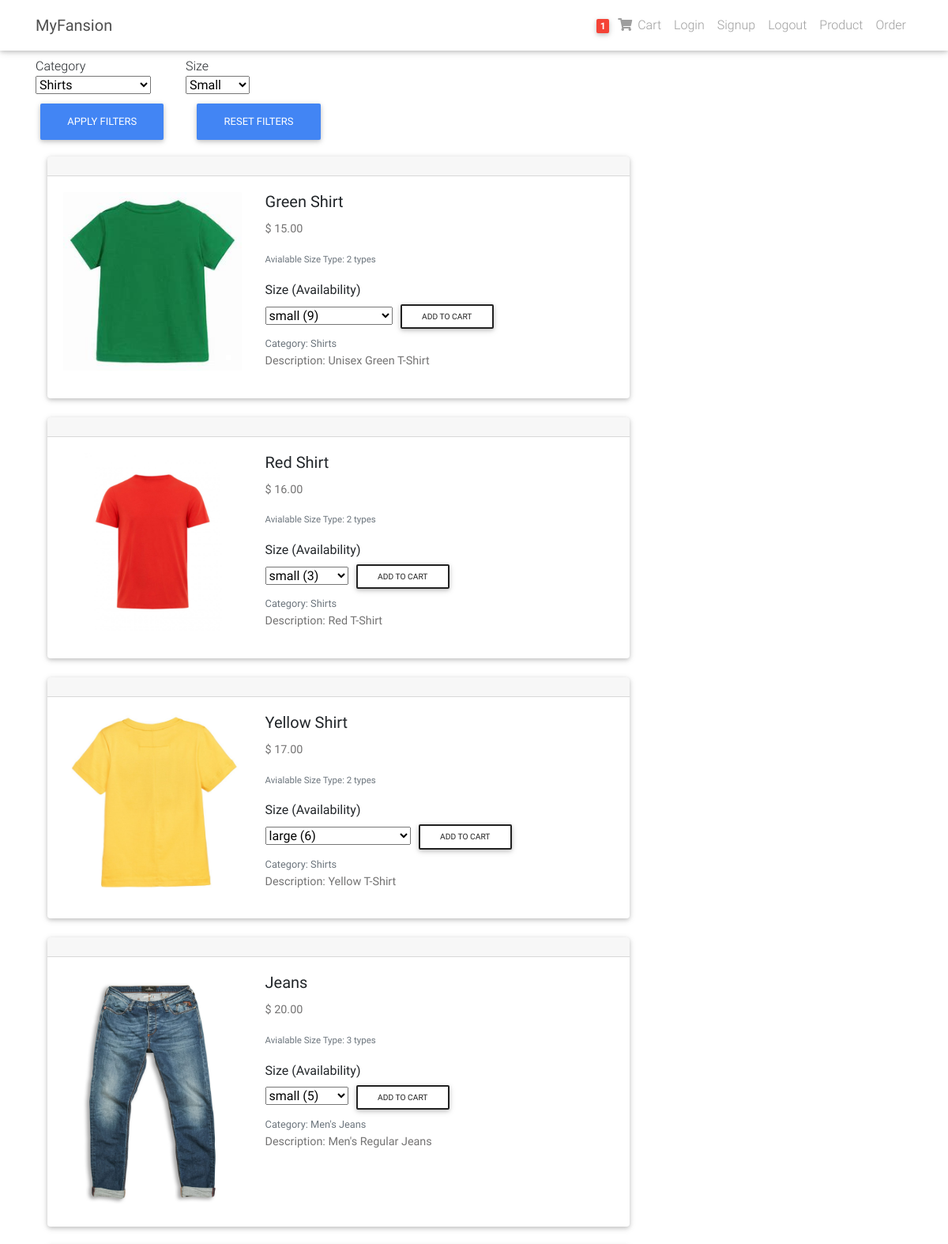
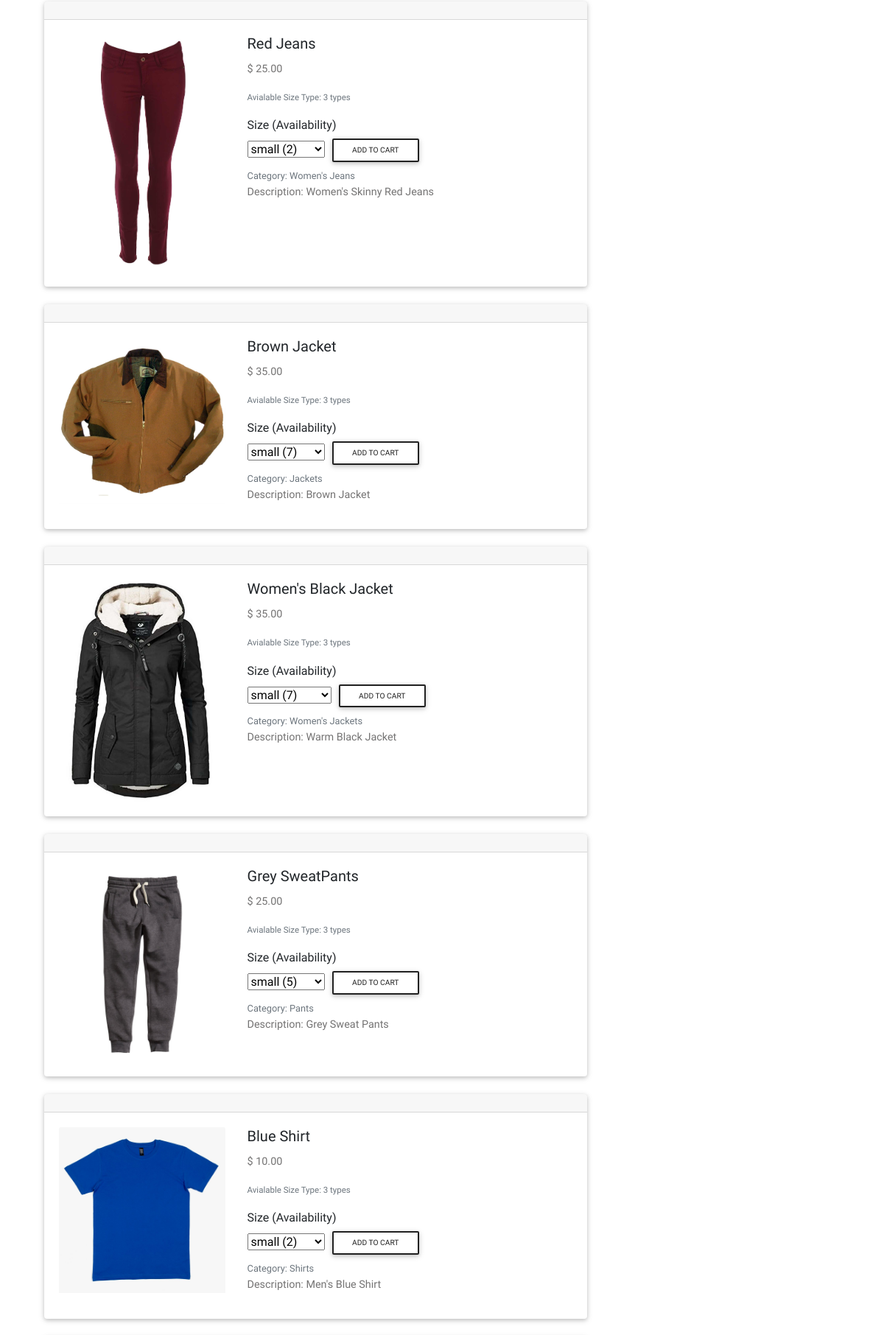
Page /product/all (upper part) on the committed database (2 pictures, top to bottom).
### product/models.py (models this page shows, shortened)
class Item(models.Model):
    name = models.CharField(max_length=30, default='Product name unavailable')
    price = models.FloatField(default=0.0)
    description = models.CharField(default="Description unavailable", max_length=256)
    pic_address = models.CharField(max_length=300, default="")
    category = models.CharField(default="N/A", max_length=20)
    sold_out = models.BooleanField(default=False)

### product/views.py (the view)
# urls.py: path('all', views.product_search, name='all'),
def product_search(request):
    products = Item.objects.all().filter(sold_out=False)
    categories = []
    for prod in products:
        if prod.category not in categories:
            categories.append(prod.category)
    if request.method == 'POST':
        post_dict = request.POST
        search_cat = post_dict.get("category", "")
        search_size = post_dict.get("size_type", "")
        products = Item.objects.filter(category=search_cat, size__size_type=search_size, size__stock__gt=0)
        return render(request, 'product/all.html', {"products": products, "categories": categories})
    else:
        return render(request, 'product/all.html', {"products": products, "categories": categories})

### templates/product/all.html (shortened to what this page needs)
{% extends "base.html" %}
{% load static %}
{% block content %}
    <div class="container">
        <div class="top-form">
            <form method="POST" action="{% url 'product:all' %}">{% csrf_token %}
                <div class="row">
                    <div class="col-sm-2">
                        <div class="form-item">
                            <div class="label">Category</div>
                            <div class="input">
                                <select
                                        class="form-select form-select-inline"
                                        name="category"
                                >
                                    {% for category in categories %}
                                        <option value="{{ category }}">{{ category }}</option>
                                    {% endfor %}
                                </select>
                            </div>
                        </div>
                    </div>
                    <div class="col-sm-3">
                        <div class="form-item">
                            <div class="label">Size</div>
                            <div class="input">
                                <select
                                        class="form-select form-select-inline"
                                        name="size_type"
                                >
                                    <option value="small">Small</option>
                                </select>
                            </div>
                        </div>
                    </div>
                </div>
                <div class="row g-2" style="margin-top: 5px; margin-bottom: 15px">
                    <div class="col-auto">
                        <button type="submit" class="btn btn-primary">Apply Filters</button>
                    </div>
            </form>
            <form method="GET" action="{% url 'product:all' %}">
                <div class="col-auto">
                    <button
                            class="btn btn-primary"
                    >Reset Filters
                    </button>
                </div>
            </form>
        </div>
    </div>
    <div class="row">
        <div class="col-sm-10">
            {% for product in products %}
                <div class="col-sm-10">
                    <div class="card mb-4" style="max-width: 800px;">
                        <div class="card-header d-flex justify-content-between"></div>
                        <div class="row g-0">
                            <div class="col-md-4">
                                <img class="card-img-top" style="margin: 20px"
                                     src="{% static product.pic_address %}" alt="perfume001 img">
                            </div>
                            <div class="col-md-8">
                                <div class="card-body">
                                    <h5 class="card-title">{{ product.name }}</h5>
                                    <p class="card-text">$ {{ product.price|floatformat:2 }}</p>
                                    {% if product.size_set.count > 0 %}
                                        <p class="card-text"><small class="text-muted">Avialable Size
                                            Type: {{ product.size_set.count }} types </small></p>
                                    {% else %}
                                        <p class="card-text"><small class="text-muted">Out of Stock</small></p>
                                    {% endif %}
                                    <form method="POST" action="{% url 'cart:add_to_cart' %}">{% csrf_token %}
                                        <div class="row-sm-8">
                                            <div class="label">Size (Availability)</div>
                                            <select
                                                    class="form-select form-select-inline"
                                                    name="size_type">
                                                {% for size in product.size_set.all %}
                                                    {% if size.stock > 0 %}
                                                        <option value="{{ size.size_type }}">{{ size.size_type }}
                                                            ({{ size.stock }})
                                                        </option>
                                                    {% else %}
                                                        <option disabled
                                                                value="{{ size.size_type }}">{{ size.size_type }}
                                                            (Out of Stock)
                                                        </option>
                                                    {% endif %}
                                                {% endfor %}
                                            </select>
                                            <button type="submit" class="btn btn-outline-dark btn-sm"
                                                    data-mdb-ripple-color="dark">
                                                Add to cart
                                            </button>
                                        </div>
                                        <small class="text-muted">
                                            Category: {{ product.category }}
                                        </small>
                                        <p class="card-text"
                                           class="text-muted">Description: {{ product.description }}</p>
                                    </form>
                                </div>
                            </div>
                        </div>
                    </div>
                </div>
            {% endfor %}
        </div>
    </div>
{% endblock content %}

### rows in the picture
Item: category "Shirts", pic_address (picture), name "Green Shirt", price "15.00", size_set.count "2", description "Unisex Green T-Shirt"
Item: pic_address (picture), name "Red Shirt", price "16.00", size_set.count "2", category "Shirts", description "Red T-Shirt"
Item: pic_address (picture), name "Yellow Shirt", price "17.00", size_set.count "2", category "Shirts", description "Yellow T-Shirt"
Item: pic_address (picture), name "Jeans", price "20.00", size_set.count "3", category "Men's Jeans", description "Men's Regular Jeans"
Item: pic_address (picture), name "Red Jeans", price "25.00", size_set.count "3", category "Women's Jeans", description "Women's Skinny Red Jeans"
Item: pic_address (picture), name "Brown Jacket", price "35.00", size_set.count "3", category "Jackets", description "Brown Jacket"
Item: pic_address (picture), name "Women's Black Jacket", price "35.00", size_set.count "3", category "Women's Jackets", description "Warm Black Jacket"
Item: pic_address (picture), name "Grey SweatPants", price "25.00", size_set.count "3", category "Pants", description "Grey Sweat Pants"
Item: pic_address (picture), name "Blue Shirt", price "10.00", size_set.count "3", category "Shirts", description "Men's Blue Shirt"

### other values in the picture
form field size_type "small (9)"
form field size_type "small (3)"
form field size_type "large (6)"
form field size_type "small (5)"
form field size_type "small (2)"
form field size_type "small (7)"
